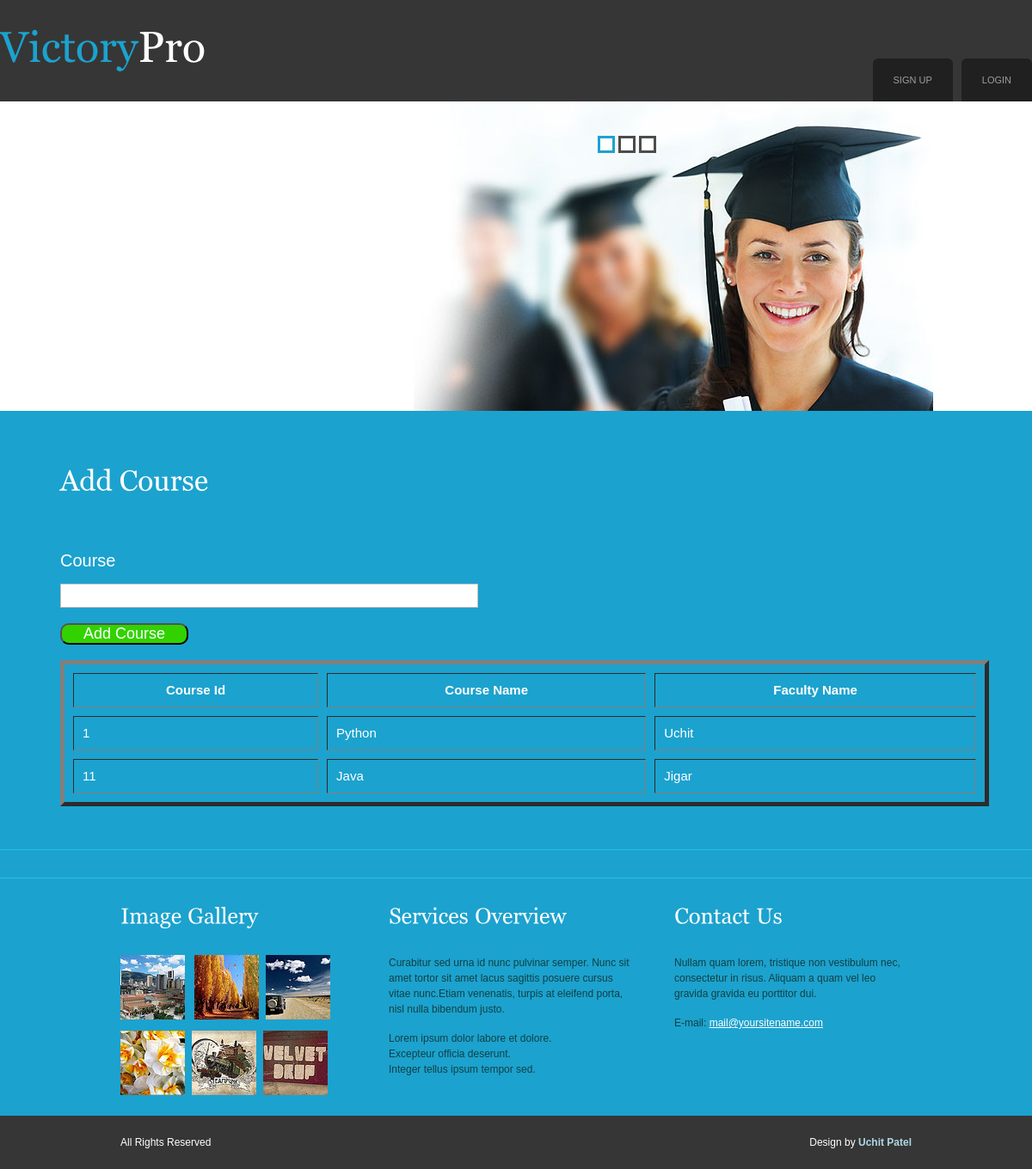
/addcourse/, run on the app's committed database.
### myapp/models.py (models this page shows, shortened)
class Course(models.Model):
	faculty=models.ForeignKey(User,on_delete=models.CASCADE)
	cname=models.CharField(max_length=100)

class User(models.Model):
	fname=models.CharField(max_length=100)
	lname=models.CharField(max_length=100)
	email=models.CharField(max_length=100)
	mobile=models.CharField(max_length=100)
	address=models.TextField()
	password=models.CharField(max_length=100)
	profilepicture=models.ImageField(upload_to="profilepicture/",default="")
	usertype=models.CharField(max_length=100,default="student")
	status=models.CharField(max_length=100,default="pending")

### myapp/views.py (the view)
# urls.py: path('addcourse/',views.addcourse,name='addcourse'),
def addcourse(request):
	if request.method=="POST":
		courses=Course.objects.all()
		if courses.filter(cname=request.POST['cname']):
			msg="Course is already added."
			return render(request,'addcourse.html',{'msg':msg,'courses':courses})
		else:
			faculty=User.objects.get(email=request.session['email'])
			Course.objects.create(
						faculty=faculty,
						cname=request.POST['cname'],
				)
			msg="Course add successfully"
			courses=Course.objects.all()
			return render(request,'addcourse.html',{'msg':msg,'courses':courses})
	else:
		courses=Course.objects.all()
		return render(request,'addcourse.html',{'courses':courses})

### myapp/Templates/addcourse.html (shortened to what this page needs)
{% extends 'faculty_header.html' %}
{% load static %}
{% block content %}
<!DOCTYPE html PUBLIC "-//W3C//DTD XHTML 1.0 Transitional//EN" "http://www.w3.org/TR/xhtml1/DTD/xhtml1-transitional.dtd">
<html xmlns="http://www.w3.org/1999/xhtml">
<head>
</head>
<body>
<div class="main">
  <div class="content">
    <div class="content_resize">
      <div class="mainbar">
        <div class="article">
          <h2><span>Add Course</span></h2>
          <br>
        </div>
        <div class="article">
          <form action="{% url 'addcourse' %}" method="post" id="sendemail">
            <ol style="list-style: none;">
              <li>
                <label for="cname" style="color: white; font-size: 20px;">Course</label>
                <br>
                <input id="cname" name="cname" class="text" />
              </li>
                <br>
                <button type="submit" value="Add Course" style="background:  rgb(50, 210, 0);color: white; border-radius: 10px; font-size: 18px; padding: 0px 25px;"> Add Course </button>
            </ol>
            <br>
            <table width="100%" border="5" cellpadding="10px" cellspacing="10px" style="color: white; font-size: 15px;">
              <tr>
                <th>Course Id</th>
                <th>Course Name</th>
                <th>Faculty Name</th>
              </tr>
              {% for i in courses %}
                <tr>
                  <td>{{i.id}}</td>
                  <td>{{i.cname}}</td>
                  <td>{{i.faculty.fname}}</td>
                </tr>
              {% endfor %}
            </table>
          </form>
        </div>
      </div>
    </div>
  </div>
  <div class="fbg">
    <div class="fbg_resize">
    </div>
  </div>
</div>
</body>
</html>
{% endblock %}

### myapp/static/css/style.css (style rules this page uses)
body { margin:0; padding:0; width:100%; color:#28ecfa; font:normal 12px/1.5em "Liberation sans", Arial, Helvetica, sans-serif; background:#1ca2ce url(../images/main_bg.gif) repeat-x left top; }
html, .main { padding:0; margin:0; }
h2 { margin:8px 0; padding:8px 0; font-size:25px; font-weight:normal; color:#353c46; }
.header, .content, .menu_nav, .fbg, .footer, form, ol, ol li, ul, .content .mainbar, .content .sidebar { margin:0; padding:0; }
.content { padding:0; }
.content_resize { margin:0 auto; padding:18px 0; width:1100px; }
.content .mainbar { margin:0; padding:0; float:left; width:1100px; }
.content .mainbar h2 { margin-bottom:0; padding-bottom:0; font-size:33px; line-height:1.2em; color:#fffffe; }
.content .mainbar .article { margin:0 0 32px; padding:0 0 0 20px; }
.fbg { border-top:1px solid #21c3e1; }
.fbg_resize { margin:0 auto; width:920px; padding:16px 20px; color:#114044; }
ol li label { display:block; margin:0; padding:16px 0 0 0; }
ol li input.text { width:480px; border:1px solid #c0c0c0; margin:0; padding:5px 2px; height:16px; background-color:#fff; }

### data on the page
Course: id "1", cname "Python", faculty.fname "Uchit"
Course: id "11", cname "Java", faculty.fname "Jigar"
